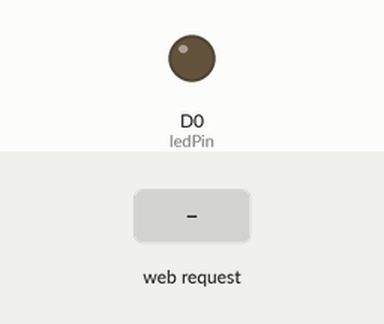
This sketch was run on a simulated ESP8266 (NodeMCU). Shown: output pins drawn as LEDs (lit = HIGH). The test bench sets the inputs (shaded band). WiFi joins after 1.5 s; servers stay silent unless stated; what the sketch prints to the serial monitor is not drawn.

Above: at 2.7 s.
2.8 s: HTTP request GET /LED=ON received
At 3.4 s:
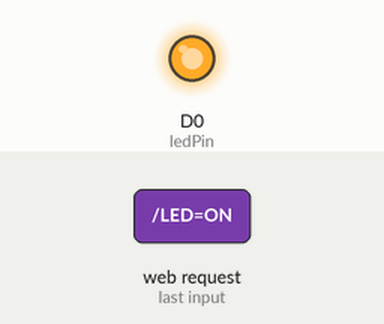
4.3 s: HTTP request GET /LED=OFF received
At 4.6 s:
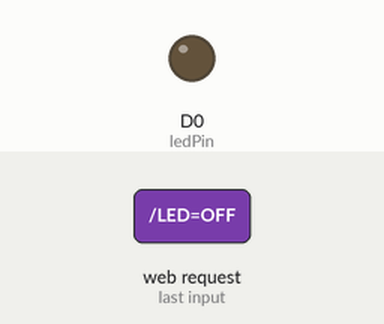
Timing chart, 0 to 7.3 s (numbered marks = the images above; inputs shaded):
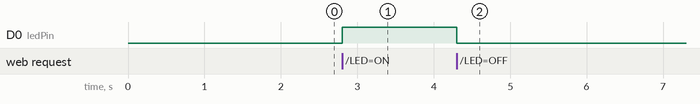

Measured:
- after the input at 2.8 s, D0 (ledPin): LOW → HIGH at once
- after the input at 4.3 s, D0 (ledPin): HIGH → LOW at once

The sketch:

webClient.ino
```cpp
#include <ESP8266WiFi.h> //Incluimos la librería para el WiFI

//Credenciales del WiFi

const char* ssid = "ONOF6A5";
const char* password = "ZRrrfYFJjvrc";

int ledPin = D0; //D0 is the LEDBUILDIN (Active LOW)
WiFiServer server(80);


void setup() {
  Serial.begin(115200); //Inicio el puerto serie
  delay(10);

  pinMode(ledPin, OUTPUT);
  digitalWrite(ledPin,LOW);

  //Conecto con la red WiFi en modo estación (STA)
  Serial.println();
  Serial.println();
  Serial.print("Conectando a ");
  Serial.println(ssid);

  WiFi.begin(ssid, password);

  while(WiFi.status() != WL_CONNECTED){
    delay(500);
    Serial.print(".");
  }
  Serial.println("");
  Serial.println("WiFi conectado");

  //Inicializo el servidor
  server.begin();
  Serial.println("Servidor iniciado");

  // Muestro la IP local asignada. URL del servidor

  Serial.print("Usa esta URL para conectar al servidor: ");
  Serial.print("http://");
  Serial.print(WiFi.localIP());
  Serial.println("/");
}

void loop() {
  // Compruebo si hay un cliente disponible (una petición)
  WiFiClient client = server.available();
  if(!client){
    return; //En caso de no haber un cliente, no hago nada
  }

  // Espero hata que el cliente realice una peticion

  Serial.println("¡Nuevo cliente!");
  while(!client.available()){
    delay(1);
  }

  // Leo la primera linea de la petición del cliente

  String request = client.readStringUntil('\r'); //Leo hasta el retorno de carro
  Serial.println(request); //Imprimo la peticion
  client.flush(); //Limpio el buffer

  // Interpreto lo que he recibido

  int value = LOW;

  if(request.indexOf("/LED=ON") != -1){
    digitalWrite(ledPin, HIGH);
    value = HIGH;
  }

  if(request.indexOf("/LED=OFF") != -1){
    digitalWrite(ledPin, LOW);
    value = LOW;
  }

  // Pongo ledPin al valor que ha solicitado el ciente en la petición

  // Devuelvo la respuesta al cliente -> Todo ha ido bien, el mensaje ha sido intermpretado correctamente

  client.println("HTTP/1.1 200 OK");
  client.println("Content-Type: text/html");
  client.println(""); //do no forget this one

  // A partir de aquí creo la página en raw HTML

  client.println("<!DOCTYPE HTML>");
  client.println("<html>");

  client.print("El LED esta: ");

  if(value == HIGH){
    client.print("ON");
  }else {
    client.print("OFF");
  }

  client.println("<br><br>");
  client.println("<a href=\"/LED=ON\"\"><button>Encender </button></a>"); // Los botones con enlace
  client.println("<a href=\"/LED=OFF\"\"><button>Apagar </button></a><br />");
  client.println("</html>");

  delay(1);

  Serial.println("Cliente desconectado"); //Nos descnoectamos del cliente
  Serial.println("");

}
```
